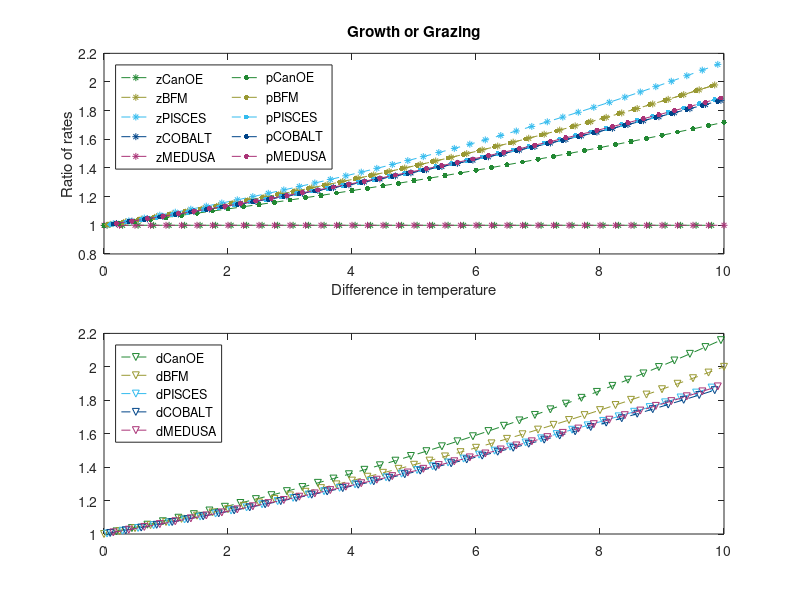

This figure's MATLAB source: (Note: this script raises an error after producing the figure.)
% CMIP6 model Q10 values

clear all
close all

ppath = '/Users/cpetrik/Dropbox/Princeton/Fish-MIP/CMIP6/driver_analysis/zmeso_figs/';

%% CAN
cqpg = 1.719;
cqzg = 1.0;
cqpm = 1.0;
cqzm = 1.0;
cqdr = 2.168;

%% CMCC
mqpg = 2;
mqzg = 2;
mqpm = 2;
mqzm = 2;
mqdr = 2;

%% PISCES
pqpg = 1.895;
pqzg = 2.139;
pqpm = 1.0;
pqzm = 2.139;
pqdr = 1.9;

%% GFDL
gqpg = 1.878;
gqzg = 1.878;
gqpm = 1.0;
gqzm = 1.878;
gqdr = 1.878;

%% UKESM
uqpg = 1.895;
uqzg = 1.0;
uqpm = 1.0;
uqzm = 1.0;
uqdr = 1.895;

%% Plot ratio of rates as fn of diff in temp
temp1 = 0:0.25:10;
temp2 = 0.05:0.25:10;
temp3 = 0.1:0.25:10;
temp4 = 0.15:0.25:10;
temp5 = 0.2:0.25:10;

% phyto growth
cpg = cqpg .^ (temp1./10);
mpg = mqpg .^ (temp2./10);
ppg = pqpg .^ (temp3./10);
gpg = gqpg .^ (temp4./10);
upg = uqpg .^ (temp5./10);

% zoo grazing
czg = cqzg .^ (temp2./10);
mzg = mqzg .^ (temp3./10);
pzg = pqzg .^ (temp4./10);
gzg = gqzg .^ (temp5./10);
uzg = uqzg .^ (temp1./10);

% phyto mort
cpm = cqpm .^ (temp3./10);
mpm = mqpm .^ (temp4./10);
ppm = pqpm .^ (temp5./10);
gpm = gqpm .^ (temp1./10);
upm = uqpm .^ (temp2./10);

% zoo mort
czm = cqzm .^ (temp4./10);
mzm = mqzm .^ (temp5./10);
pzm = pqzm .^ (temp1./10);
gzm = gqzm .^ (temp2./10);
uzm = uqzm .^ (temp3./10);

% detritus remin
cdr = cqdr .^ (temp5./10);
mdr = mqdr .^ (temp1./10);
pdr = pqdr .^ (temp2./10);
gdr = gqdr .^ (temp3./10);
udr = uqdr .^ (temp4./10);

%% Plots 
% cb=[34/255 136/255 51/255;...   %green
%     153/255 153/255 51/255;...   %olive
%     51/255 187/255 238/255;...  %cyan
%     0/255 68/255 136/255;...    %blue
%     238/255 102/255 119/255;... %red
%     170/255 51/255 119/255;...  %purple
%     0 0 0];                     %black
cb=[34/255 136/255 51/255;...   %green
    153/255 153/255 51/255;...   %olive
    51/255 187/255 238/255;...  %cyan
    0/255 68/255 136/255;...    %blue
    170/255 51/255 119/255];    %purple

set(groot,'defaultAxesColorOrder',cb);

%%
%figure(1)
figure('Units','inches','Position',[1 2 6 9]);
subplot(2,1,1)
plot(temp2,czg,'--*','MarkerSize',5); hold on;
plot(temp3,mzg,'--*','MarkerSize',5); hold on;
plot(temp4,pzg,'--*','MarkerSize',5); hold on;
plot(temp5,gzg,'--*','MarkerSize',5); hold on;
plot(temp1,uzg,'--*','MarkerSize',5); hold on;

plot(temp1,cpg,'--.','MarkerSize',12); hold on;
plot(temp2,mpg,'--.','MarkerSize',12); hold on;
plot(temp3,ppg,'--.','MarkerSize',12); hold on;
plot(temp4,gpg,'--.','MarkerSize',12); hold on;
plot(temp5,upg,'--.','MarkerSize',12); hold on;
legend({'zCanOE','zBFM','zPISCES','zCOBALT','zMEDUSA',...
    'pCanOE','pBFM','pPISCES','pCOBALT','pMEDUSA'},'Location','northwest','NumColumns',2);
ylim([0.8 2.2])
xlabel('Difference in temperature')
ylabel('Ratio of rates')
title('Growth or Grazing')

subplot(2,1,2)
plot(temp5,cdr,'--v','MarkerSize',5); hold on;
plot(temp1,mdr,'--v','MarkerSize',5); hold on;
plot(temp2,pdr,'--v','MarkerSize',5); hold on;
plot(temp3,gdr,'--v','MarkerSize',5); hold on;
plot(temp4,udr,'--v','MarkerSize',5); hold on;
lgd = legend({'dCanOE','dBFM','dPISCES','dCOBALT','dMEDUSA'},...
    'location','northwest');
lgd.AutoUpdate = 'off';

plot(temp4,czm,'--*','MarkerSize',5); hold on;
plot(temp5,mzm,'--*','MarkerSize',5); hold on;
plot(temp1,pzm,'--*','MarkerSize',5); hold on;
plot(temp2,gzm,'--*','MarkerSize',5); hold on;
plot(temp3,uzm,'--*','MarkerSize',5); hold on;

plot(temp3,cpm,'--.','MarkerSize',12); hold on;
plot(temp4,mpm,'--.','MarkerSize',12); hold on;
plot(temp5,ppm,'--.','MarkerSize',12); hold on;
plot(temp1,gpm,'--.','MarkerSize',12); hold on;
plot(temp2,upm,'--.','MarkerSize',12); hold on;
ylim([0.8 2.2])
xlabel('Difference in temperature')
ylabel('Ratio of rates')
title('Mortality or Remineralization')
print('-dpng',[ppath 'temp_dep_q10_bgc.png'])


